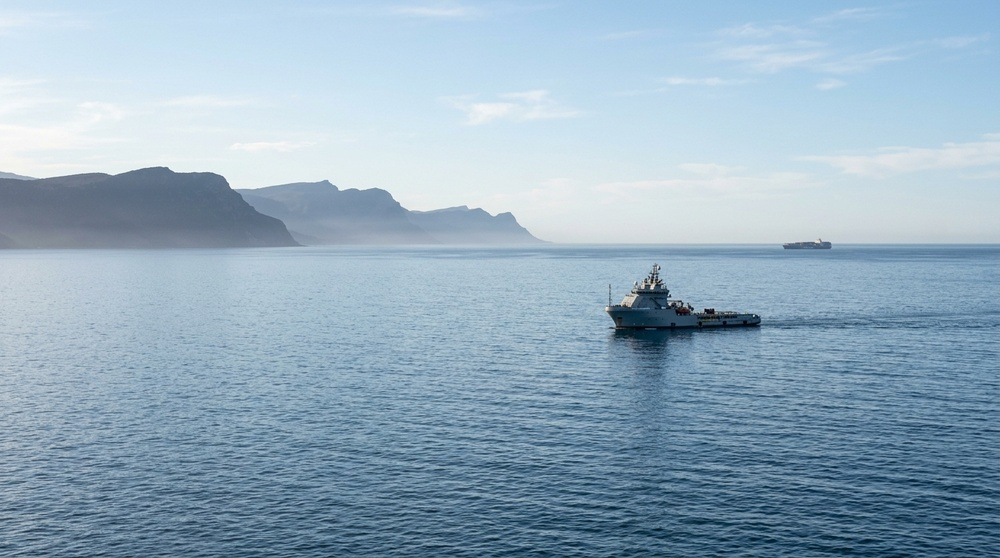
#> input picture src/fsoc_pat/gui/web/assets/sea_clear.jpg, 1000 x 558 px, shrunk from 1376 x 768 before the run; its folder holds only this picture in this run
$ python -i classical_detector.py   (imports and definitions only)
#> lines starting #> are read from the running program, lines starting #| are printed output that depends on the picture; after the words box and inside, x2 and y2 are one past the last pixel; in counts of white or black regions, pixels touching at a corner belong together
### src/fsoc_pat/perception/preprocessing.py
"""Image preprocessing pipeline.

Prepares raw camera frames for detection. Operations:
  1. Grayscale conversion (if needed)
  2. Background subtraction (optional temporal or spatial)
  3. Gaussian blur / denoising
  4. Adaptive or global thresholding
  5. Morphological operations (open/close)

Each step is independently configurable and bypassable.
"""

from __future__ import annotations

from dataclasses import dataclass

import cv2
import numpy as np
from numpy.typing import NDArray


@dataclass
class PreprocessConfig:
    """Preprocessing pipeline configuration.

    Attributes:
        blur_kernel: Gaussian blur kernel size (must be odd). 0 = disabled.
        denoise_strength: Non-local means denoising strength. 0 = disabled.
        threshold_method: "global", "adaptive", or "otsu".
        threshold_value: Global threshold value (0-255). Used if method = "global".
        adaptive_block_size: Block size for adaptive thresholding (must be odd).
        adaptive_c: Constant subtracted from mean in adaptive thresh.
        morph_open_kernel: Morphological opening kernel size. 0 = disabled.
        morph_close_kernel: Morphological closing kernel size. 0 = disabled.
        background_subtraction: Whether to apply background subtraction.
    """

    blur_kernel: int = 3
    median_kernel: int = 3
    denoise_strength: float = 0.0
    threshold_method: str = "adaptive"
    threshold_value: int = 128
    adaptive_block_size: int = 11
    adaptive_c: float = 5.0
    morph_open_kernel: int = 3
    morph_close_kernel: int = 3
    background_subtraction: bool = False


class Preprocessor:
    """Image preprocessing pipeline.

    Transforms raw camera frames into binary masks suitable for
    contour-based detection.
    """

    def __init__(self, config: PreprocessConfig | None = None) -> None:
        self._config = config or PreprocessConfig()
        self._background: NDArray[np.float64] | None = None
        self._frame_count = 0

    def process(self, frame: NDArray[np.uint8]) -> NDArray[np.uint8]:
        """Run the full preprocessing pipeline.

        Args:
            frame: Input frame (H, W) uint8 grayscale or (H, W, 3) BGR.

        Returns:
            Binary mask (H, W) uint8 where 255 = foreground.
        """
        cfg = self._config

        # Ensure grayscale
        if len(frame.shape) == 3:
            gray = cv2.cvtColor(frame, cv2.COLOR_BGR2GRAY)
        else:
            gray = frame.copy()

        # Background subtraction
        if cfg.background_subtraction:
            gray = self._subtract_background(gray)

        # Median filter (removes Salt & Pepper impulse noise while preserving spot edges)
        if cfg.median_kernel > 0:
            ksize = cfg.median_kernel | 1  # ensure odd
            gray = cv2.medianBlur(gray, ksize)

        # Gaussian blur
        if cfg.blur_kernel > 0:
            ksize = cfg.blur_kernel | 1  # ensure odd
            gray = cv2.GaussianBlur(gray, (ksize, ksize), 0)

        # Non-local means denoising
        if cfg.denoise_strength > 0:
            gray = cv2.fastNlMeansDenoising(
                gray, None, cfg.denoise_strength, 7, 21,
            )

        # Thresholding
        if cfg.threshold_method == "adaptive":
            block = cfg.adaptive_block_size | 1  # ensure odd
            binary = cv2.adaptiveThreshold(
                gray, 255,
                cv2.ADAPTIVE_THRESH_GAUSSIAN_C,
                cv2.THRESH_BINARY,
                block,
                -cfg.adaptive_c,  # negative C → selects bright spots
            )
        elif cfg.threshold_method in ("snr", "adaptive_snr"):
            mean_val = float(np.mean(gray))
            std_val = float(np.std(gray))
            thresh_val = max(50.0, min(235.0, mean_val + 3.2 * std_val))
            _, binary = cv2.threshold(
                gray, thresh_val, 255, cv2.THRESH_BINARY,
            )
        elif cfg.threshold_method == "otsu":
            _, binary = cv2.threshold(
                gray, 0, 255, cv2.THRESH_BINARY + cv2.THRESH_OTSU,
            )
        else:  # global
            _, binary = cv2.threshold(
                gray, cfg.threshold_value, 255, cv2.THRESH_BINARY,
            )

        # Morphological operations
        if cfg.morph_open_kernel > 0:
            kernel = cv2.getStructuringElement(
                cv2.MORPH_ELLIPSE,
                (cfg.morph_open_kernel, cfg.morph_open_kernel),
            )
            binary = cv2.morphologyEx(binary, cv2.MORPH_OPEN, kernel)

        if cfg.morph_close_kernel > 0:
            kernel = cv2.getStructuringElement(
                cv2.MORPH_ELLIPSE,
                (cfg.morph_close_kernel, cfg.morph_close_kernel),
            )
            binary = cv2.morphologyEx(binary, cv2.MORPH_CLOSE, kernel)

        return binary

    # [20 lines left out: functions _subtract_background, reset, not called in this run]

### src/fsoc_pat/perception/classical_detector.py
"""Classical beacon detector.

Pipeline:
  1. Preprocess → binary mask
  2. Find contours
  3. Filter candidates by area, circularity, brightness
  4. Compute sub-pixel centroid (weighted moments)
  5. Rank candidates by composite score
  6. Return best detection with confidence

This detector uses ONLY image data — it NEVER accesses ground truth.
"""

from __future__ import annotations

import math
import time
from dataclasses import dataclass

import cv2
import numpy as np
from numpy.typing import NDArray

from fsoc_pat.perception.detection_types import Candidate, Detection, DetectionStatus
from fsoc_pat.perception.preprocessing import PreprocessConfig, Preprocessor


@dataclass
class ClassicalDetectorConfig:
    """Configuration for the classical detector.

    Attributes:
        min_area_px: Minimum contour area (px²).
        max_area_px: Maximum contour area (px²).
        min_circularity: Minimum circularity [0, 1].
        min_brightness: Minimum peak brightness for candidates (0-255).
        confidence_threshold: Minimum confidence to report VALID [0, 1].
        use_weighted_centroid: Use intensity-weighted moments for centroid.
        preprocess: Preprocessing configuration.
    """

    min_area_px: float = 4.0
    max_area_px: float = 500.0
    min_circularity: float = 0.3
    min_brightness: float = 80.0
    confidence_threshold: float = 0.5
    use_weighted_centroid: bool = True
    preprocess: PreprocessConfig | None = None


class ClassicalDetector:
    """Classical computer vision beacon detector.

    Uses morphological preprocessing, contour analysis, and
    shape/brightness filtering to detect beacon candidates.
    Sub-pixel accuracy is achieved using intensity-weighted moments.
    """

    def __init__(self, config: ClassicalDetectorConfig | None = None) -> None:
        self._config = config or ClassicalDetectorConfig()
        self._preprocessor = Preprocessor(self._config.preprocess)
        self._frame_index = 0

    def detect(
        self,
        image: NDArray[np.uint8],
        timestamp: float = 0.0,
    ) -> Detection:
        """Detect beacon candidates in an image.

        Args:
            image: Grayscale (H, W) or BGR (H, W, 3) uint8 image.
            timestamp: Simulation time for this frame (s).

        Returns:
            Detection result with candidates and confidence.
        """
        t_start = time.perf_counter()
        cfg = self._config
        self._frame_index += 1

        # Ensure grayscale for analysis
        if len(image.shape) == 3:
            gray = cv2.cvtColor(image, cv2.COLOR_BGR2GRAY)
        else:
            gray = image

        # Step 1: Preprocess
        binary = self._preprocessor.process(image)

        # Step 2: Find contours
        contours, _ = cv2.findContours(
            binary, cv2.RETR_EXTERNAL, cv2.CHAIN_APPROX_SIMPLE,
        )

        # Step 3: Filter and score candidates
        candidates: list[Candidate] = []
        for contour in contours:
            candidate = self._evaluate_contour(contour, gray)
            if candidate is not None:
                candidates.append(candidate)

        # Step 4: Select best candidate
        processing_time = (time.perf_counter() - t_start) * 1000

        if not candidates:
            return Detection(
                status=DetectionStatus.NO_DETECTION,
                candidates=[],
                best=None,
                confidence=0.0,
                frame_index=self._frame_index,
                timestamp=timestamp,
                processing_time_ms=processing_time,
            )

        # Rank by composite score
        scored = [(self._score_candidate(c), c) for c in candidates]
        scored.sort(key=lambda x: x[0], reverse=True)

        best_score, best_candidate = scored[0]

        # Determine status
        if best_score >= cfg.confidence_threshold:
            status = DetectionStatus.VALID
            if len(candidates) > 1:
                status = DetectionStatus.MULTIPLE
        else:
            status = DetectionStatus.LOW_CONFIDENCE

        return Detection(
            status=status,
            candidates=candidates,
            best=best_candidate,
            confidence=best_score,
            frame_index=self._frame_index,
            timestamp=timestamp,
            processing_time_ms=processing_time,
        )

    def _evaluate_contour(
        self,
        contour: NDArray,
        gray: NDArray[np.uint8],
    ) -> Candidate | None:
        """Evaluate a single contour as a beacon candidate.

        Returns None if the contour fails any filter.
        """
        cfg = self._config

        # Area filter
        area = cv2.contourArea(contour)
        if area < cfg.min_area_px or area > cfg.max_area_px:
            return None

        # Circularity filter
        perimeter = cv2.arcLength(contour, True)
        if perimeter > 0:
            circularity = 4 * math.pi * area / (perimeter * perimeter)
        else:
            circularity = 0.0

        if circularity < cfg.min_circularity:
            return None

        # Bounding box
        x, y, w, h = cv2.boundingRect(contour)
        roi = gray[y : y + h, x : x + w]
        if roi.size == 0:
            return None

        peak_intensity = float(np.max(roi))
        # Brightness filter
        if peak_intensity < cfg.min_brightness:
            return None

        mean_intensity = float(np.mean(roi))

        # Compute centroid
        if cfg.use_weighted_centroid:
            u, v = self._weighted_centroid(contour, gray, (x, y, w, h))
        else:
            M = cv2.moments(contour)
            if M["m00"] > 0:
                u = M["m10"] / M["m00"]
                v = M["m01"] / M["m00"]
            else:
                u = float(x + w / 2)
                v = float(y + h / 2)

        return Candidate(
            u=float(u),
            v=float(v),
            area_px=area,
            peak_intensity=peak_intensity,
            mean_intensity=mean_intensity,
            circularity=circularity,
            bounding_box=(x, y, w, h),
        )

    def _weighted_centroid(
        self,
        contour: NDArray,
        gray: NDArray[np.uint8],
        bbox: tuple[int, int, int, int],
    ) -> tuple[float, float]:
        """Compute intensity-weighted sub-pixel centroid using local ROI."""
        x, y, w, h = bbox
        roi = gray[y : y + h, x : x + w]
        M = cv2.moments(roi, binaryImage=False)
        if M["m00"] > 0:
            u = float(x + M["m10"] / M["m00"])
            v = float(y + M["m01"] / M["m00"])
        else:
            M_geom = cv2.moments(contour)
            if M_geom["m00"] > 0:
                u = float(M_geom["m10"] / M_geom["m00"])
                v = float(M_geom["m01"] / M_geom["m00"])
            else:
                u = float(x + w / 2.0)
                v = float(y + h / 2.0)
        return u, v

    def _score_candidate(self, candidate: Candidate) -> float:
        """Compute composite confidence score for a candidate.

        Score components:
          - Brightness: higher = better (normalized)
          - Circularity: higher = better
          - Size: prefer expected beacon size (penalty for too large/small)

        Returns:
            Confidence score in [0, 1].
        """
        # Brightness score: peak / 255
        brightness_score = min(candidate.peak_intensity / 255.0, 1.0)

        # Circularity score: already in [0, 1]
        circ_score = candidate.circularity

        # Size score: prefer area near expected beacon size
        # Gaussian penalty around expected area (~20-80 px²)
        expected_area = 30.0
        area_sigma = 50.0
        area_score = math.exp(
            -((candidate.area_px - expected_area) ** 2) / (2 * area_sigma ** 2)
        )

        # Composite: weighted average
        score = (
            0.4 * brightness_score
            + 0.35 * circ_score
            + 0.25 * area_score
        )

        return float(np.clip(score, 0.0, 1.0))

    def reset(self) -> None:
        """Reset detector state."""
        self._frame_index = 0
        self._preprocessor.reset()

>>> import cv2
>>> picture = cv2.imread('../gui/web/assets/sea_clear.jpg')
#> picture is the input picture: shape (558, 1000, 3); mean B, G, R 191.5, 173.7, 149
>>> result = ClassicalDetector().detect(picture)
#> in detect, `gray = cv2.cvtColor(image, cv2.COLOR_BGR2GRAY)`:
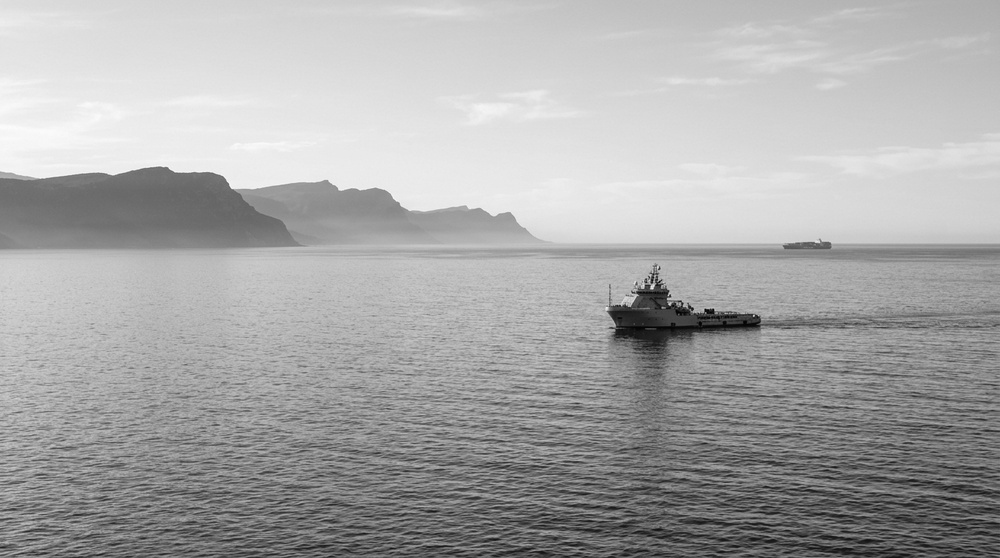
#> gray: shape (558, 1000); min 1, max 252, mean 168.3
#> in process, `binary = cv2.adaptiveThreshold( gray, 255, cv2.ADAPTIVE_THRESH_GAUSSIA..`:
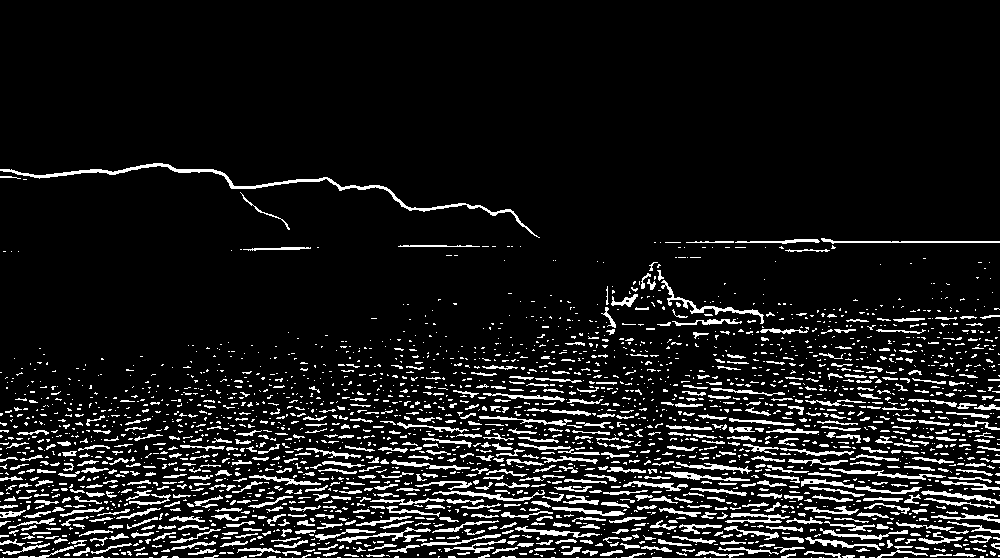
#> binary: shape (558, 1000); 9.7% white in thin lines or dots, all inside (x1, y1, x2, y2) = (0, 163, 1000, 558)
#> in process, `binary = cv2.morphologyEx(binary, cv2.MORPH_OPEN, kernel)`:
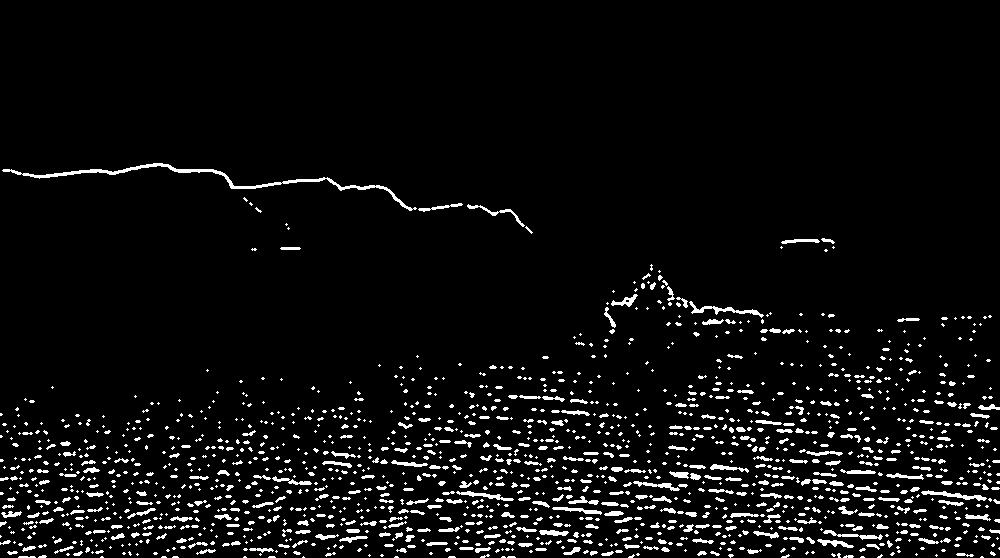
#> binary: shape (558, 1000); 5.3% white; 1487 white regions (1043 under 20 px), largest, box (x1, y1, x2, y2) and area: (2, 163, 417, 211) 1379, (689, 301, 764, 318) 287, (921, 490, 987, 501) 245
#> in process, `binary = cv2.morphologyEx(binary, cv2.MORPH_CLOSE, kernel)`: binary: shape (558, 1000); 5.3% white; 1443 white regions (1005 under 20 px)
#> in detect, `contours, _ = cv2.findContours( binary, cv2.RETR_EXTERNAL, cv2.CHAIN_A..`: contours = 1443 contours, 1202 with area under 20; largest, box (x1, y1, x2, y2) and area: (2, 163, 417, 211) 958, (689, 301, 764, 318) 206, (921, 490, 987, 501) 179, (456, 491, 514, 501) 142, (633, 481, 688, 491) 140
#> the loop in detect, `for contour in contours:` made 1443 passes
#> (area in _evaluate_contour, perimeter in _evaluate_contour, circularity in _evaluate_contour) on passes 24, 49, 54: (25, 40.63, 0.19), (25.5, 35.21, 0.258), (28.5, 35.21, 0.289)
